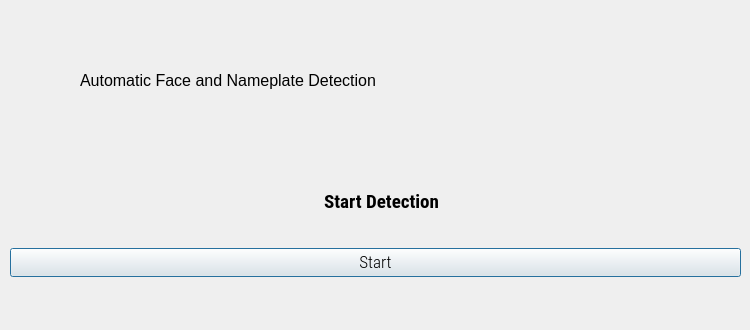
<?xml version="1.0" encoding="UTF-8"?>
<ui version="4.0">
 <class>Dialog</class>
 <widget class="QDialog" name="Dialog">
  <property name="geometry">
   <rect>
    <x>0</x>
    <y>0</y>
    <width>750</width>
    <height>330</height>
   </rect>
  </property>
  <property name="minimumSize">
   <size>
    <width>750</width>
    <height>330</height>
   </size>
  </property>
  <property name="maximumSize">
   <size>
    <width>750</width>
    <height>330</height>
   </size>
  </property>
  <property name="windowTitle">
   <string>Face Recognition Time Attendance App</string>
  </property>
  <property name="windowIcon">
   <iconset resource="resource.qrc">
    <normaloff>:/icon/icon.png</normaloff>:/icon/icon.png</iconset>
  </property>
  <widget class="QWidget" name="verticalLayoutWidget">
   <property name="geometry">
    <rect>
     <x>10</x>
     <y>160</y>
     <width>731</width>
     <height>117</height>
    </rect>
   </property>
   <layout class="QVBoxLayout" name="verticalLayout">
    <item>
     <layout class="QHBoxLayout" name="horizontalLayout">
      <item alignment="Qt::AlignHCenter">
       <widget class="QLabel" name="filelabel">
        <property name="font">
         <font>
          <family>Roboto Condensed</family>
          <pointsize>14</pointsize>
          <weight>75</weight>
          <bold>true</bold>
         </font>
        </property>
        <property name="text">
         <string>   Start Detection</string>
        </property>
       </widget>
      </item>
     </layout>
    </item>
    <item>
     <widget class="QPushButton" name="runButton">
      <property name="font">
       <font>
        <family>Roboto Condensed Light</family>
        <pointsize>13</pointsize>
       </font>
      </property>
      <property name="text">
       <string>Start</string>
      </property>
     </widget>
    </item>
   </layout>
  </widget>
  <widget class="QLabel" name="label">
   <property name="geometry">
    <rect>
     <x>80</x>
     <y>40</y>
     <width>621</width>
     <height>81</height>
    </rect>
   </property>
   <property name="font">
    <font>
     <pointsize>12</pointsize>
    </font>
   </property>
   <property name="text">
    <string>Automatic Face and Nameplate Detection</string>
   </property>
  </widget>
 </widget>
 <resources>
  <include location="resource.qrc"/>
 </resources>
 <connections/>
</ui>
